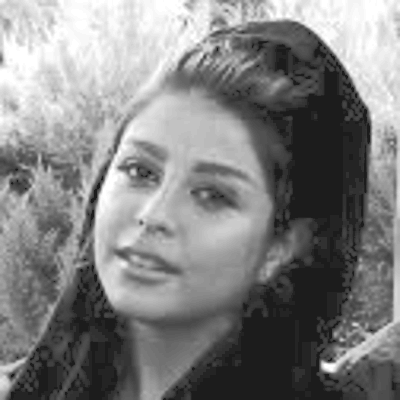
%> input picture Data/Images/Control_Cropped_Equalize/Control_Female (10).png, 400 x 400 px; its folder holds 3 pictures in this run
$ octave calculated_MeanFFTAmplitude.m   (GNU Octave 9; MATLAB toolbox functions it lacks are replaced by stand-ins)
%> lines starting %> are read from the running program, lines starting %| are printed output that depends on the picture
clear
close all
clc

image_Path     = 'C:\Users\masoudg\Dropbox\Project_Mirror Face\Images';  % image path, all images from all categories and subjects should be on one path
subject_Num    = 9;                                % number of subject that you hvae
category1_Name = 'Control_Cropped_Equalize';       % folder name of control images
category2_Name = 'Famous_Cropped_Equalize';        % folder name of famous images
category3_Name = 'Familiar_Cropped_Equalize';      % folder name of familiar images
category4_Name = 'Self_Cropped_Equalize';          % folder name of self images

image_Size         = [400 400]; % this should be the same size of images
mean_FFT_Amplitude = zeros(image_Size(1), image_Size(2));
image_Counter      = 0; % images counter

% control
image_Names = dir([image_Path '\' category1_Name '\']);
if image_Names(1).name == '.'
    image_Names = image_Names(3:end);
end
for iImage = 1 : length(image_Names)  % loop over the images

    img = double(imread([ image_Path '\' category1_Name '\' image_Names(iImage).name]))./255;  % load the image
%> img: size 400x400 double; min 0.11, max 1, mean 0.507

    img_FFT            = fft2(img);       % calculate the FFT
    img_FFTmag         = abs(img_FFT);    % magnitude of FFT
    img_FFTphi         = angle(img_FFT);  % phase of FFT
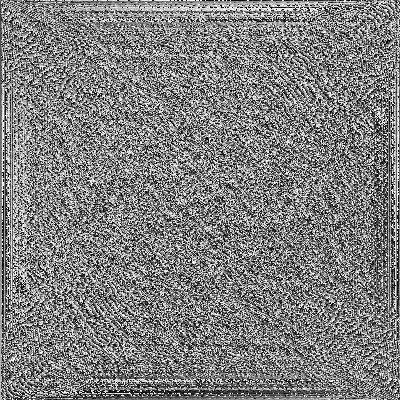
%> img_FFTphi: size 400x400 double; min -3.14, max 3.14, mean 3.93e-05; drawn with min black and max white
    mean_FFT_Amplitude = mean_FFT_Amplitude + img_FFTmag;  % sum all the amps to finally take the mean
    image_Counter = image_Counter + 1;
end
%> pass 2 of the loop `for iImage = 1 : length(image_Names)`:
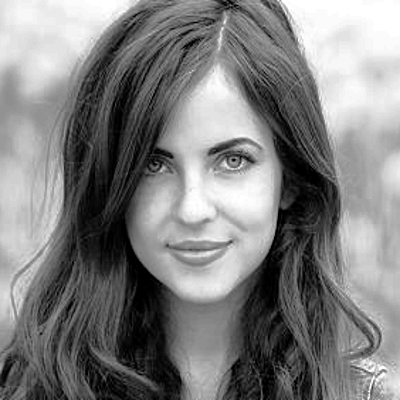
%> input picture Data/Images/Control_Cropped_Equalize/Control_Female (101).png, 400 x 400 px
%> `img_FFTphi         = angle(img_FFT);`:
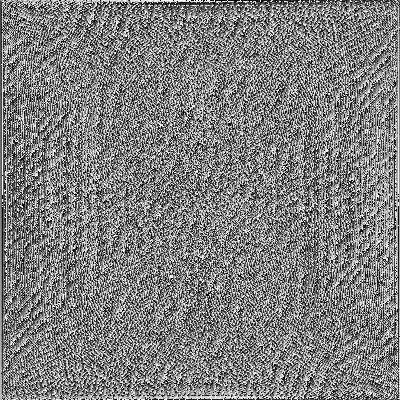
%> img_FFTphi: size 400x400 double; min -3.14, max 3.14, mean 3.93e-05; mean of the top-left, top-right, bottom-left and bottom-right quarters -0.0276, 0.0142, -0.0181, 0.0316; drawn with min black and max white
%> pass 3 of the loop `for iImage = 1 : length(image_Names)`:
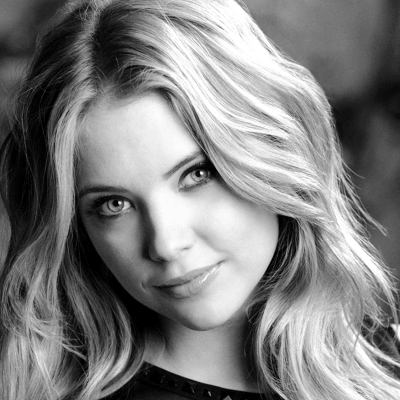
%> input picture Data/Images/Control_Cropped_Equalize/Control_Female (103).png, 400 x 400 px
%> `img_FFTphi         = angle(img_FFT);`:
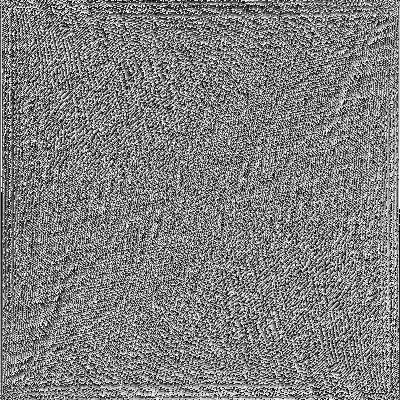
%> img_FFTphi: size 400x400 double; min -3.14, max 3.14, mean 4.26e-18; drawn with min black and max white

% famous
image_Names = dir([image_Path '\' category2_Name '\']);
if image_Names(1).name == '.'
    image_Names = image_Names(3:end);
end
for iImage = 1 : length(image_Names)  % loop over the images

    img = double(imread([ image_Path '\' category2_Name '\' image_Names(iImage).name]))./255;  % load the image
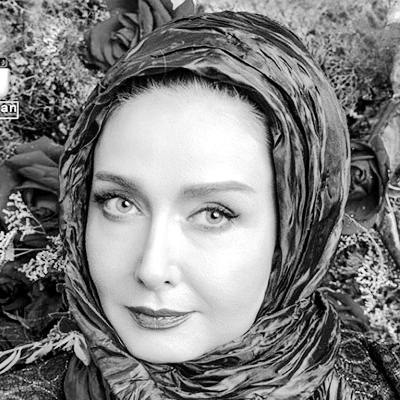
%> input picture Data/Images/Famous_Cropped_Equalize/Famous_Female (15).png, 400 x 400 px
%> img: size 400x400 double; min 0, max 1, mean 0.5; mean of the top-left, top-right, bottom-left and bottom-right quarters 0.49, 0.521, 0.502, 0.486

    img_FFT            = fft2(img);       % calculate the FFT
    img_FFTmag         = abs(img_FFT);    % magnitude of FFT
    img_FFTphi         = angle(img_FFT);  % phase of FFT
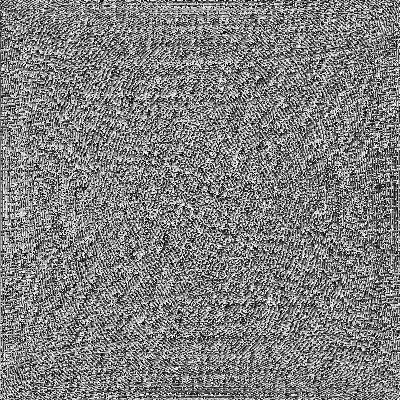
%> img_FFTphi: size 400x400 double; min -3.14, max 3.14, mean 3.93e-05; mean of the top-left, top-right, bottom-left and bottom-right quarters 0.0628, -0.028, 0.0285, -0.0631; drawn with min black and max white
    mean_FFT_Amplitude = mean_FFT_Amplitude + img_FFTmag;  % sum all the amps to finally take the mean
    image_Counter = image_Counter + 1;
end


% familair
for iSubject = 1 : subject_Num

    image_Names = dir([image_Path '\Subject_' num2str(iSubject, '%0.2d') '\' category3_Name '\']);
%> (the run ends here)
